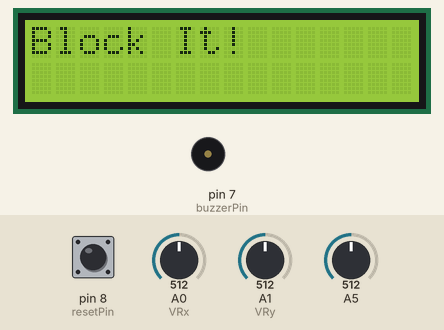
Recording of a sketch running on a simulated Arduino Uno, built with avr-gcc and run on an emulated ATmega328P. Shown: 16×2 character LCD, buzzer (waves = sounding, pin HIGH). The test bench sets the inputs (shaded band); at power-on: pin 8 (resetPin) LOW, A5 = 512, A0 (VRx) = 512, A1 (VRy) = 512. Random numbers use the default seed unless the sketch sets one; what the sketch prints to the serial monitor is not drawn.

Above: at 1.2 s.
1.3 s: pin 8 (resetPin) pulled HIGH for 3.2 s
At 2.3 s:
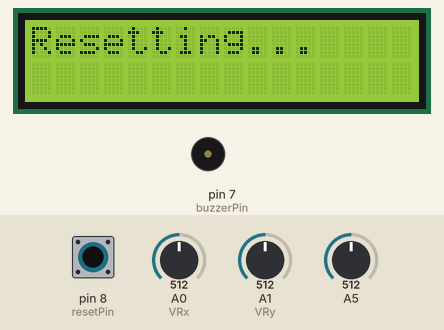
At 7.3 s:
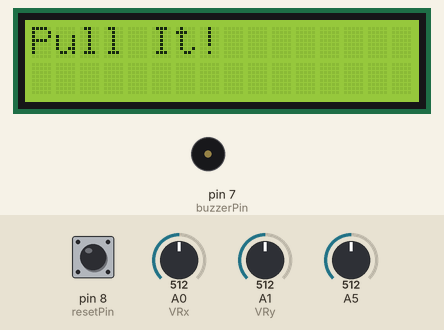
7.5 s: A5 set to 122
14.1 s: pin 8 (resetPin) pulled HIGH for 0.15 s
At 18.7 s:
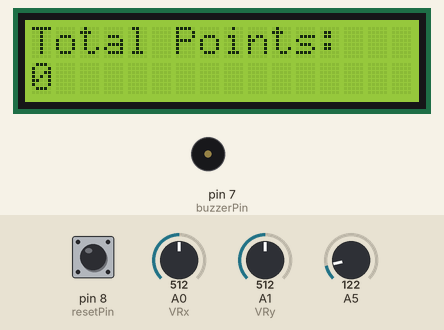
Timing chart, 0 to 19.7 s (numbered marks = the images above; inputs shaded):
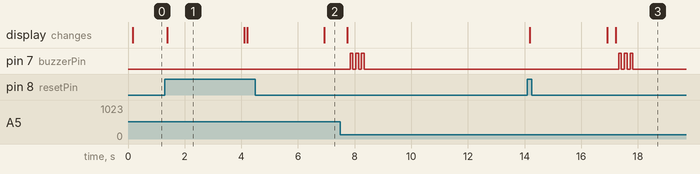

The sketch:

BopIt.ino
```cpp
/* Your Name & E-mail: Nathan Ng nng012@ucr.edu
* Discussion Section: 21
* Assignment: Custom Project
* Exercise Description:
*   "Bop It!" the Game.
*   Perform correct actions to gain points. The game ends
*   when an incorrect action is performed, or no action
*   is performed at all.
*
*   Bop It - IR Remote (1-9)
*   Block It - Photoresistor
*   Pull It - Joystick
*
*   The active buzzer will go off when the game ends, and
*   the total number of points will be displayed.
*
*   The reset button can be pressed at any time to reset
*   the game.
*
* I acknowledge all content contained herein, excluding
*   template or example code, is my own original work.
*
* Complexity 1 and 2: https://youtu.be/WMTQU9JH2fw
* Complexity 3: https://youtu.be/PI6QpEZ8H-k
* Other Notes: https://youtu.be/-UWUvp4Ug3A
*/

#include <IRremote.h>
#include <LiquidCrystal.h>

int rand_num, bop_num, t;
int points;
bool bop, block, pull, other, flag;

//IRReceiver
const int receiver = 6;
IRrecv irrecv(receiver);
decode_results results;

//LCD
const int rs = 12, en = 11, d4 = 5, d5 = 4, d6 = 3, d7 = 2;
LiquidCrystal lcd(rs, en, d4, d5, d6, d7);
int contrast = 60;

//Joystick Module
int VRx = A0;
int VRy = A1;
int SW = 10;
int xVal, yVal, mapX, mapY;

//Photoresistor
int lightValue, maxLight;

//Active Buzzer
int buzzerPin = 7;

//Reset Button
int resetPin = 8;
int buttonState = 0;

typedef struct task {
  int state;
  unsigned long period;
  unsigned long elapsedTime;
  int (*TickFct)(int);
} task;

const unsigned long tasksPeriodGCD = 20;
const unsigned short tasksNum = 7;
task tasks[tasksNum];

enum GameStates {G_Init, G_s0, G_s1, G_s2, G_s3, G_s4, G_s5, G_s6, G_s7};
int TickFct_Game(int state);

enum RemoteStates {R_Init, R_s0};
int TickFct_Remote(int state);

enum PhotoresistorStates {P_Init, P_s0};
int TickFct_Photoresistor(int state);

enum PhotoresistorCheckStates {PC_Init, PC_s0};
int TickFct_PhotoresistorCheck(int state);

enum JoystickStates {J_Init, J_s0};
int TickFct_Joystick(int state);

enum JoystickCheckStates {JC_Init, JC_s0};
int TickFct_JoystickCheck(int state);

enum ResetButtonStates {B_Init, B_s0, B_s1};
int TickFct_ResetButton(int state);

void setup()
{
  //IRReceiver
  irrecv.enableIRIn();
  irrecv.blink13(true);

  //LCD
  /*analogWrite(7, 80);*/
  lcd.begin(16, 2);

  //Joystick
  pinMode(VRx, INPUT);
  pinMode(VRy, INPUT);
  pinMode(SW, INPUT);

  //Active Buzzer
  pinMode(buzzerPin, OUTPUT);

  //Reset Button
  pinMode(resetPin, INPUT);

  Serial.begin(9600);

  unsigned char i = 0;
  tasks[i].state = G_Init;
  tasks[i].period = 100;
  tasks[i].elapsedTime = 0;
  tasks[i].TickFct = &TickFct_Game;
  i++;
  tasks[i].state = R_Init;
  tasks[i].period = 20;
  tasks[i].elapsedTime = 0;
  tasks[i].TickFct = &TickFct_Remote;
  i++;
  tasks[i].state = P_Init;
  tasks[i].period = 20;
  tasks[i].elapsedTime = 0;
  tasks[i].TickFct = &TickFct_Photoresistor;
  i++;
  tasks[i].state = PC_Init;
  tasks[i].period = 20;
  tasks[i].elapsedTime = 0;
  tasks[i].TickFct = &TickFct_PhotoresistorCheck;
  i++;
  tasks[i].state = J_Init;
  tasks[i].period = 20;
  tasks[i].elapsedTime = 0;
  tasks[i].TickFct = &TickFct_Joystick;
  i++;
  tasks[i].state = JC_Init;
  tasks[i].period = 20;
  tasks[i].elapsedTime = 0;
  tasks[i].TickFct = &TickFct_JoystickCheck;
  i++;
  tasks[i].state = B_Init;
  tasks[i].period = 20;
  tasks[i].elapsedTime = 0;
  tasks[i].TickFct = &TickFct_ResetButton;
}

void checkBop() {
  switch(results.value) {
   case 0xFF30CF: if (bop_num == 1) { bop = true; } else other = true; /*Serial.println("1");*/ break;
   case 0xFF18E7: if (bop_num == 2) { bop = true; } else other = true; /*Serial.println("2");*/ break;
   case 0xFF7A85: if (bop_num == 3) { bop = true; } else other = true; /*Serial.println("3");*/ break;
   case 0xFF10EF: if (bop_num == 4) { bop = true; } else other = true; /*Serial.println("4");*/ break;
   case 0xFF38C7: if (bop_num == 5) { bop = true; } else other = true; /*Serial.println("5");*/ break;
   case 0xFF5AA5: if (bop_num == 6) { bop = true; } else other = true; /*Serial.println("6");*/ break;
   case 0xFF42BD: if (bop_num == 7) { bop = true; } else other = true; /*Serial.println("7");*/ break;
   case 0xFF4AB5: if (bop_num == 8) { bop = true; } else other = true; /*Serial.println("8");*/ break;
   case 0xFF52AD: if (bop_num == 9) { bop = true; } else other = true; /*Serial.println("9");*/ break;
   default: other  = true; Serial.print("Other: Bop"); break;
  }
  delay(100);
}

//void checkBlock() {
//  if (lightValue < (maxLight / 2)) {
//    if (rand_num == 2 && flag) {
//      block = true;
//      flag = false;
//      Serial.println("Block it!");
//    }
//    else if (rand_num != -1) {
//      other = true;
//      Serial.println("Other: Block");
//    }
//  }
//}

//void checkPull() {
//  if (!(-20 <= mapX && mapX <= 20 && -20 <= mapY && mapY <= 20)) {
//    if (rand_num == 3 && flag) {
//      while (!(-20 <= mapX && mapX <= 20 && -20 <= mapY && mapY <= 20)) {
//       xVal = analogRead(A0);
//       yVal = analogRead(A1);
//       mapX = map(xVal, 0, 1023, -512, 512);
//       mapY = map(yVal, 0, 1023, -512, 512);
//      }
//      pull = true;
//      flag = false;
//      Serial.println("Pull it!");
//    }
//    else if (rand_num != -1) {
//      other = true;
//      Serial.println("Other: Pull");
//    }
//  }
//}

void loop() {
  unsigned char i;
  for (i = 0; i < tasksNum; ++i) {
    if ( (millis() - tasks[i].elapsedTime) >= tasks[i].period) {
        tasks[i].state = tasks[i].TickFct(tasks[i].state);
        tasks[i].elapsedTime = millis(); // Last time this task was ran
    }
  }
  delay(100);
}

int TickFct_Game(int state) {
  switch(state) {
    case G_Init:
      lcd.clear();
      lcd.setCursor(0, 0);
      t = 0;
      flag = false;
      other = false;
      bop = false;
      block = false;
      pull = false;
      points = 0;
      bop_num = -1;
      rand_num = -1;
      state = G_s0;

    case G_s0:
      rand_num = random(1, 4);
      if (rand_num == 1) {      //Bop It
        bop_num = random(1, 10);
        lcd.print("Bop It! ");
        lcd.print(bop_num);
        t = 0;
        state = G_s1;
      }
      else if (rand_num == 2) {  //Block It
        lcd.print("Block It!");
        t = 0;
        state = G_s2;
      }
      else if (rand_num == 3) {   //Pull It
        lcd.print("Pull It!");
        t = 0;
        state = G_s3;
      }
      break;

    case G_s1:
      if (t <= 25 && bop) {
        bop = false;
        other = false;
        bop_num = -1;
        points++;
        state = G_s4;
      }
      else if (t > 25 || other) {
        other = false;
        state = G_s5;
      }
      t++;
      Serial.print("Bop - ");
      Serial.println(t);
      break;

    case G_s2:
      if (t < 25 && block) {
        block = false;
        flag = false;
        other = false;
        points++;
        t = 0;
        state = G_s4;
      }
      else if (t >= 25 || other) {
        other = false;
        state = G_s5;
      }
      t++;
      Serial.print("Block - ");
      Serial.println(t);
      break;

    case G_s3:
      if (t <= 25 && pull) {
        pull = false;
        flag = false;
        other = false;
        points++;
        t = 0;
        state = G_s4;
      }
      else if (t > 25 || other) {
        other = false;
        state = G_s5;
      }
      t++;
      Serial.print("Pull - ");
      Serial.println(t);
      break;

    case G_s4:
      rand_num = -1;
      lcd.clear();
      lcd.setCursor(0, 0);
      if (t > 5)
        state = G_s0;
      t++;
      break;

    case G_s5:
      lcd.clear();
      lcd.print("Total Points: ");
      lcd.setCursor(0, 1);
      lcd.print(points);
      t = 0;
      state = G_s6;
      break;

    case G_s6:
      if (t <= 5) {
        if (t % 2 == 0)
          digitalWrite(buzzerPin, HIGH);
        else
          digitalWrite(buzzerPin, LOW);
      }
      else
        state = G_s7;
      t++;
      break;

    case G_s7:
      break;

    default:
      state = G_Init;
  }

  return state;
}

int TickFct_Remote(int state) {
  switch(state) {
    case R_Init:
      //bop = false;
      state = R_s0;
      break;

    case R_s0:
      if (irrecv.decode(&results)) {
        Serial.println(results.value, HEX);
        checkBop();
        irrecv.resume();
      }
      break;

    default:
      state = R_Init;
      break;
  }

  return state;
}

int TickFct_Photoresistor(int state) {
  switch(state) {
    case P_Init:
      //block = false;
      lightValue = 0;
      maxLight = -1;
      state = P_s0;
      break;

    case P_s0:
      lightValue = analogRead(A5);
      if (lightValue > maxLight)
        maxLight = lightValue;
      //Serial.println(lightValue);
      //checkBlock();
      break;

    default:
      state = P_Init;
      break;
  }

  return state;
}

int TickFct_PhotoresistorCheck(int state) {
  switch(state) {
    case PC_Init:
      state = PC_s0;
      break;

    case PC_s0:
      if (lightValue < (maxLight / 2)) {
        if (rand_num == 2) {
          flag = true;
        }
        else if (rand_num != -1) {
          other = true;
          Serial.println("Other: Block");
        }
      }

      else if (rand_num == 2 && flag) {
        block = true;
        flag = false;
        Serial.println("Block it!");
      }
      break;

    default:
      state = PC_Init;
      break;
  }

  return state;
}

int TickFct_Joystick(int state) {
  switch(state) {
    case J_Init:
      mapX = 0;
      mapY = 0;
      //pull = false;
      state = J_s0;
      break;

    case J_s0:
      xVal = analogRead(A0);
      yVal = analogRead(A1);
      mapX = map(xVal, 0, 1023, -512, 512);
      mapY = map(yVal, 0, 1023, -512, 512);
//      Serial.println();
//      Serial.print("X: ");
//      Serial.print(mapX);
//      Serial.print(" | Y: ");
//      Serial.print(mapY);
//      checkPull();
      break;

    default:
      state = J_Init;
      break;
  }

  return state;
}

int TickFct_JoystickCheck(int state) {
  switch(state) {
    case JC_Init:
      state = JC_s0;
      break;

    case JC_s0:
      if (!(-20 <= mapX && mapX <= 20 && -20 <= mapY && mapY <= 20)) {
        if (rand_num == 3) {
          flag = true;
        }
        else if (rand_num != -1) {
          other = true;
          Serial.println("Other: Pull");
        }
      }
      else if (rand_num == 3 && flag) {
          pull = true;
          flag = false;
          Serial.println("Pull it!");
      }
      break;

    default:
      state = JC_Init;
      break;

  }

  return state;
}

int TickFct_ResetButton(int state) {
  switch(state) {
    case B_Init:
      state = B_s0;
      break;

    case B_s0:
      buttonState = digitalRead(resetPin);
      if (buttonState == 1) {
          lcd.clear();
          lcd.write("Resetting...");
          t = 0;
          tasks[0].state = tasks[0].TickFct(G_s7);
          state = B_s1;
      }
      //Serial.println(buttonState);
      break;

    case B_s1:
      if (t > 25) {
        tasks[0].state = tasks[0].TickFct(G_Init);
        state = B_s0;
      }
      else {
        Serial.print("Reset - ");
        Serial.println(t);
        t++;
      }
      break;
  }

  return state;
}
```

Measured:
- after the input at 14.1 s, pin 7 (buzzerPin): alternates HIGH for 0.10 s and LOW for 0.10 s, 6 changes in all, then stays LOW, starting after 3.2 s; the display: first changes after 0.09 s (image 3 shows a later state)
- by itself, pin 7 (buzzerPin): alternates HIGH for 0.10 s and LOW for 0.10 s, 6 changes in all, then stays LOW
- what the display in image 1 shows lasts 2.7 s, from 1.4 s to 4.1 s
